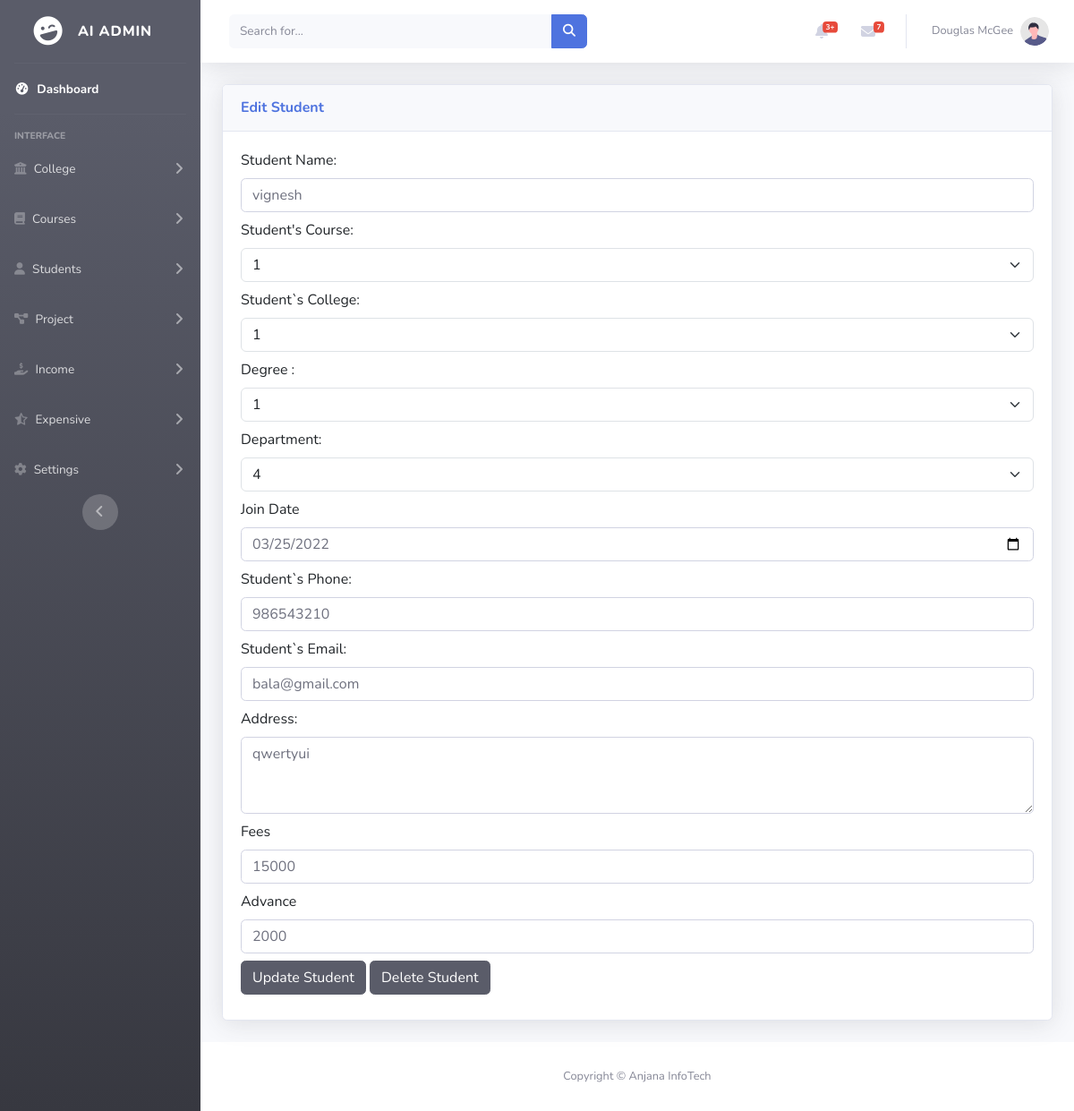
The app's page /addstudent.php?sid=3 with its own data.
### tables this page shows
CREATE TABLE `addstudent` (
  `sid` int(50) NOT NULL,
  `studentname` varchar(100) NOT NULL,
  `studentcourse` varchar(100) NOT NULL,
  `studentcollege` varchar(150) NOT NULL,
  `studentdegree` varchar(100) NOT NULL,
  `department` varchar(150) NOT NULL,
  `joindate` date NOT NULL,
  `studentphone` int(10) NOT NULL,
  `studentemail` varchar(150) NOT NULL,
  `studentaddress` varchar(150) NOT NULL,
  `fees` int(50) NOT NULL,
  `advance` int(50) NOT NULL,
  `remaining` int(50) NOT NULL
);

### addstudent.php (the view, shortened to what this page needs)
<!DOCTYPE html>
<html lang="en">
<head>
    <link rel="stylesheet" href="https://cdnjs.cloudflare.com/ajax/libs/font-awesome/6.6.0/css/all.min.css" />
    <link href="https://cdn.jsdelivr.net/npm/bootstrap@5.3.3/dist/css/bootstrap.min.css" rel="stylesheet">
    <link href="vendor/fontawesome-free/css/all.min.css" rel="stylesheet" type="text/css">
    <link href="css/sb-admin-2.min.css" rel="stylesheet">
</head>
<body id="page-top">
    <div id="wrapper">
        <?php
        include('./nav.php');
        ?>
        <div id="content-wrapper" class="d-flex flex-column">
            <div id="content">
                <?php
                include('./topbar.php');
                ?>
                <div class="container-fluid">
                    <div class="card shadow mb-4">
                    <?php
                        include('./db.php');
                        if (isset($_GET['sid'])) {
                            $sid = $_GET['sid'];
                            $studentdata = mysqli_fetch_assoc(mysqli_query($db, "select * from addstudent where sid='$sid'"));
                        }
                        ?>
                        <div class="card-header py-3">
                        <?php if (isset($_GET['sid'])){ ?>
                            <h6 class="m-0 font-weight-bold text-primary">Edit Student</h6>
                        <?php }else{?>
                            <h6 class="m-0 font-weight-bold text-primary">Add Student</h6>
                        <?php }?>
                        </div>
                        <div class="card-body">
                            <form method="post" onsubmit="validateForm(event)">
                            <?php if (isset($_GET['sid'])){ ?>
                                <div class="mb-2">
                                    <label for="exampleFormControlInput1" class="form-label">Student Name:</label>
                                    <input type="text" name="studentname" value="<?php echo $studentdata['studentname']; ?>" class="form-control" id="exampleFormControlInput1" placeholder="Enter the Student name" required>
                                </div>
                                <?php }?>
                                <div class="mb-2">
                                <label for="exampleFormControlInput1" class="form-label">Student's Course:</label>
                                <select onchange="getfees()" class="form-select" aria-label="Default select example" id="studentcourse" name="studentcourse">
                                    <?php if(isset($_GET['sid'])){?>
                                    <option value="<?php echo $studentdata['studentcourse']?>" selected><?php echo $studentdata['studentcourse']?></option>
                                    <?php }else{?>
                                    <option value="" disabled selected>select</option>
                                    <?php }?>
                                </select>
                            </div>
                                <div class="mb-2">
                                <label for="status" class="form-label">Student`s College:</label>
                                <select class="form-select" aria-label="Default select example" name="studentcollege" id="status">
                                <?php if(isset($_GET['sid'])){?>
                                    <option value="<?php echo $studentdata['studentcollege']?>" selected><?php echo $studentdata['studentcollege']?></option>
                                    <?php }else{?>
                                    <option value="" disabled selected>select</option>
                                    <?php }?>
                                </select>
                            </div>
                            <div class="mb-2">
                                <label for="degree" class="form-label">Degree :</label>
                                <select class="form-select" id="degree" name="studentdegree">
                                <?php if(isset($_GET['sid'])){?>
                                    <option value="<?php echo $studentdata['studentdegree']?>" selected><?php echo $studentdata['studentdegree']?></option>
                                    <?php }else{?>
                                    <option value="" disabled selected>select</option>
                                    <?php }?>
                                </select>
                            </div>
                            <div class="mb-2">
                                <label for="department" class="form-label">Department:</label>
                                <select class="form-select" id="department" name="department">
                                <?php if(isset($_GET['sid'])){?>
                                    <option value="<?php echo $studentdata['department']?>" selected><?php echo $studentdata['department']?></option>
                                    <?php }else{?>
                                    <option value="" disabled selected>select</option>
                                    <?php }?>
                                </select>
                            </div>
                            <?php if(isset($_GET['sid'])){?>
                                <div class="mb-2">
                                    <label for="exampleFormControlInput1" class="form-label">Join Date</label>
                                    <input type="date" name="joindate" value=<?php echo $studentdata['joindate']?> class="form-control" id="exampleFormControlInput1" placeholder="Enter the Course">
                                    </div>
                                    <?php }?>
                                    <?php if(isset($_GET['sid'])){?>
                                    <div class="mb-2">
                                    <label for="exampleFormControlInput1" class="form-label">Student`s Phone:</label>
                                    <input type="number" name="studentphone" value=<?php echo $studentdata['studentphone']?> class="form-control" id="exampleFormControlInput1">
                                    </div>
                                    <?php }?>
                                <?php if(isset($_GET['sid'])){?>
                                    <div class="mb-2">
                                    <label for="exampleFormControlInput1" class="form-label">Student`s Email:</label>
                                    <input type="email" name="studentemail" value="<?php echo $studentdata['studentemail']?>" class="form-control" id="exampleFormControlInput1">
                                    </div>
                                    <?php }?>
                                <?php if(isset($_GET['sid'])){?>
                                    <div class="mb-2">
                                    <label for="exampleFormControlTextarea1" class="form-label">Address:</label>
                                    <textarea class="form-control" name="studentaddress" id="exampleFormControlTextarea1" rows="3"><?php echo $studentdata['studentaddress']?></textarea>
                                </div>
                                    <?php }?>
                                     <?php if(isset($_GET['sid'])){?>
                                <div class="mb-2">
                                <label for="exampleFormControlInput1" class="form-label">Fees</label>
                                <input type="text" value="<?php echo $studentdata['fees']?>" name="fees" id="fees" class="form-control" id="exampleFormControlInput1" placeholder="Enter the Fees">
                            </div>
                            <?php }?>
                            <?php if(isset($_GET['sid'])){?>
                            <div class="mb-2">
                                <label for="exampleFormControlInput1" class="form-label">Advance</label>
                                <input type="text" value="<?php echo $studentdata['advance']?>" name="advance" class="form-control" id="exampleFormControlInput1" placeholder="Enter the Advance Amount">
                            </div>
                            <?php }?>
                                <div class="mb-2">
                                <?php if(isset($_GET['sid'])){?>
                                    <button type="submit" name="edit" class="btn btn-dark">Update Student</button>
                                    <button type="submit" name="delete" class="btn btn-dark">Delete Student</button>
                                    <?php }else{?>
                                        <button type="submit" name="add" class="btn btn-primary">Add</button>
                                    <?php }?>
                                </div>
                            </form>
                        </div>
                    </div>
                </div>
            </div>
            <footer class="sticky-footer bg-white">
                <div class="container my-auto">
                    <div class="copyright text-center my-auto">
                        <span>Copyright &copy; Anjana InfoTech</span>
                    </div>
                </div>
            </footer>
        </div>
    </div>
</body>
</html>

### records on screen
addstudent: studentname "vignesh", studentcourse "1", studentcollege "1", studentdegree "1", department "4", joindate "03/25/2022", studentphone "986543210", studentemail "bala@gmail.com", studentaddress "qwertyui", fees "15000", advance "2000"
